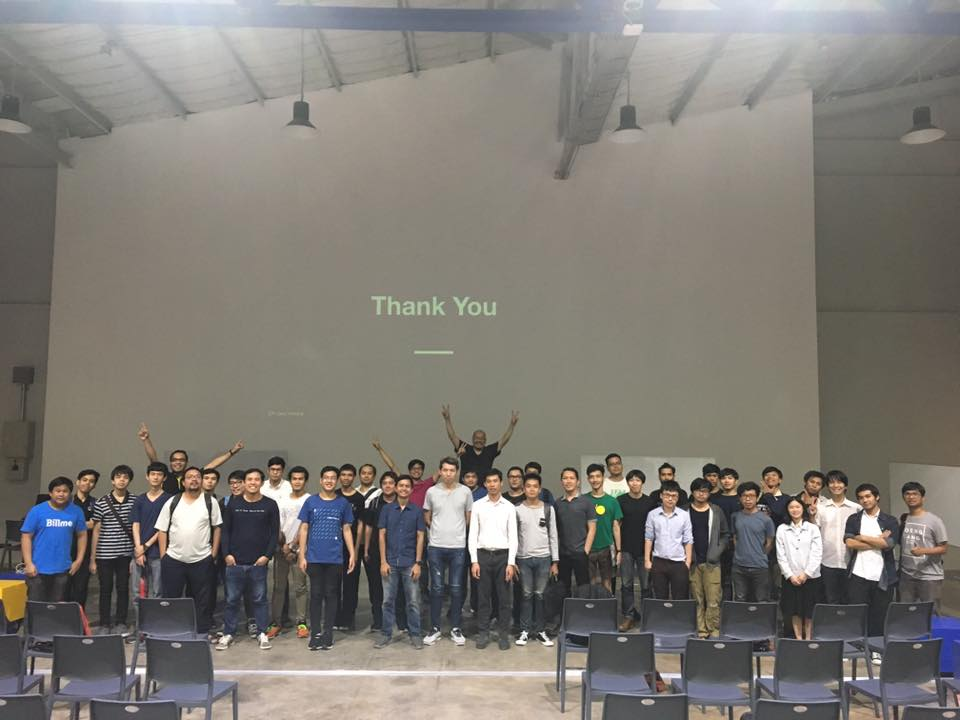
%> input picture testPicturePerson/30+/we.jpg, 960 x 720 px
$ octave detectFace.m   (GNU Octave 9; MATLAB toolbox functions it lacks are replaced by stand-ins)
%> lines starting %> are read from the running program, lines starting %| are printed output that depends on the picture
f  = imread('testPicturePerson\30+\we.jpg');
%> f is the input picture: size 720x960x3 uint8; mean R, G, B 126.9, 123, 117.2
f = imresize(f,[300 300]);
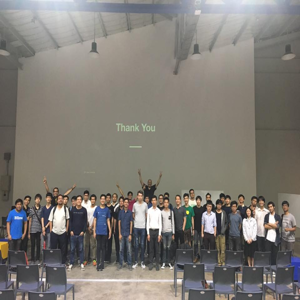
%> f: size 300x300x3 uint8; mean R, G, B 126.9, 123, 117.2

g = rgb2ycbcr(f);
%> g: size 300x300x3 uint8; mean of channels 1, 2, 3 122, 124.9, 130.2
cb = g(:,:,2);
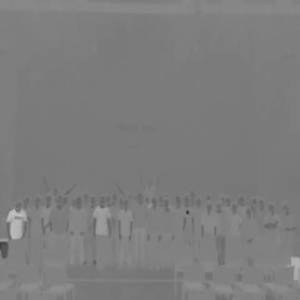
%> cb: size 300x300 uint8; min 47, max 194, mean 124.9
cr = g(:,:,3);
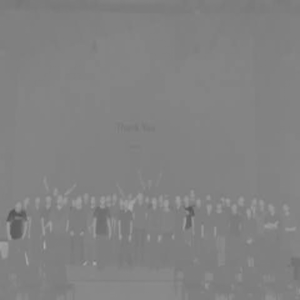
%> cr: size 300x300 uint8; min 85, max 172, mean 130.2
maskImage = 19; % 19x19 pixel
threshold = [1 0.5 0.5 0.5 0.6];

%-------------------Segmentation Color-----------------------
%erosion = 15;
erosion = 5;
dilation = 1;
%------------------------------------------------------------

img = f;

[r] = size(f,1);
%> r = 300
[c] = size(f,2);
%> c = 300
a = zeros(r,c);
count = 0;
k = 1;
k2 = 1;

face = zeros(size(g,1),size(g,2));
[r] = size(g,1);
[c] = size(g,2);

%Color Skin Segmentation
for i = 1:r
    for j = 1:c
        if cr(i,j) > 140 && cr(i,j) < 165 && cb(i,j) > 105 && cb(i,j) < 135
            face(i,j) = f(i,j);
        else
            face(i,j) = 0;
        end
    end
end
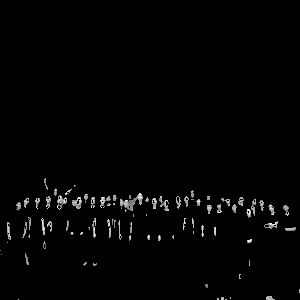
%> face: size 300x300 double; min 0, max 255, mean 3.6

f = face;

fprintf('Integral images\n');
%> (the run ends here)
